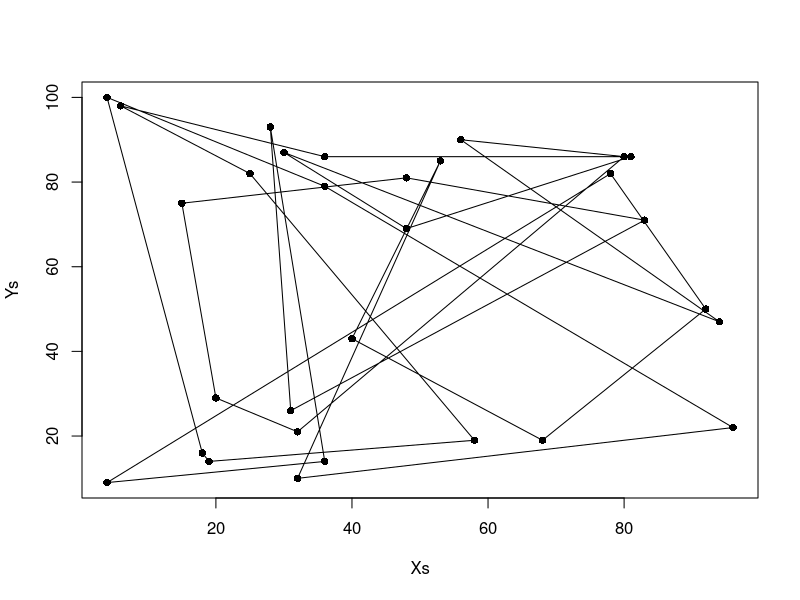
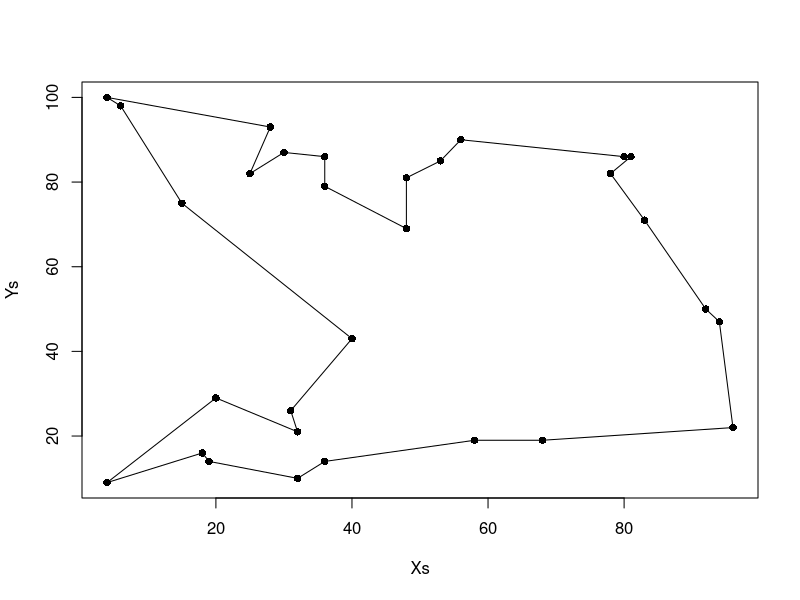

Generate these figures, in order, with R:

tabuTSP<-function(size = 10, iters = 100, objFunc = NULL, config = NULL,
                  neigh = size^2, listSize = 9, nRestarts = 10, repeatAll = 1,
                  verbose = FALSE,dist=NULL)
{
  if (size < 2) { 
    stop("error: config too short!")
  }
  if(is.null(dist)){
    stop("error: must provide a distance matrix")
  }
  if (iters < 2) { 
    stop("error: not enough iterations!")
  }
  if (listSize >= size) { 
    stop("error: listSize too big!")
  }
  if (neigh > size^2) { 
    stop("error: too many neighbours!")
  }
  if (is.null(objFunc)) { 
    stop("A evaluation function must be provided. See the objFunc parameter.")
  }
  if (is.null(config)) {
    #config<-getGreedy(size,dist)
    values<-numeric(size)
    confs<-matrix(0,size,size)
    for(i in 1:size){
      vec<-getGreedy(size,dist,i)
      values[i]<-objFunc(vec,dist)
      confs[i,]<-vec
    }
    #values[which.max(values)]
    config<-confs[which.max(values),]
  }
  else if (size != length(config)) {
    stop("Length of the starting configuration != size")
  }
  if (repeatAll < 1) {
    stop("error: repeatAll must be > 0")
  }
  if(size!=length(d[1,])){
    stop("Size and dimensions of distance matrix do not match")
  }
  iter <- 1 
  configKeep <- matrix(0, repeatAll * iters * (nRestarts + 3), size) 
  eUtilityKeep <- vector(, repeatAll * iters * (nRestarts + 3)) 
  for (j in 1:repeatAll) { 
    if (j > 1) { 
      config<-rbind(getRandom(size))
    }
    tabuList <- matrix(0, 1, size^2) 
    listOrder <- matrix(0, 1, listSize^2)
    eUtility <- objFunc(config,dist) 
    aspiration <- eUtility 
    
    
    preliminarySearch <- function() {
      configKeep[iter, ] <- config 
      eUtilityKeep[iter] <- eUtility 
      iter <- iter + 1 
      for (i in 2:iters) { 
        neighboursEUtility <- matrix(0, 1, size^2) 
        configTemp <- t(matrix(config, size, neigh)) 
        Neighbours <- c(1:(size^2))
        #print(configTemp)
        if(size>=60){
          configTemp<-findConfP(config)
        }else{
          configTemp<-findConf(config)
        }
        #print(configTemp)
        neighboursEUtility[Neighbours] <- apply(configTemp, 1,objFunc,d=dist)
        
        maxNontaboo <- max(neighboursEUtility[tabuList == 0]) 
        if(length(neighboursEUtility[tabuList==1])==0){ 
          maxTaboo<-(-2147483647)
        }else{
          maxTaboo <- max(neighboursEUtility[tabuList == 1]) 
        }
        move <- ifelse(maxTaboo > maxNontaboo & maxTaboo > aspiration, 
                       
                       ifelse(length(which(neighboursEUtility == maxTaboo)) == 1, 
                              which(neighboursEUtility == maxTaboo), 
                              sample(which(neighboursEUtility == maxTaboo), 1)),
                       
                       ifelse(length(which(neighboursEUtility == maxNontaboo & tabuList == 0)) == 1,
                              which(neighboursEUtility == maxNontaboo & tabuList==0), 
                              sample(which(neighboursEUtility == maxNontaboo & tabuList==0), 1)) 
                       
        ) 
        
        
        if (eUtility >= neighboursEUtility[move]) { 
          tabuList[move] <- 1 
          if (sum(tabuList) > listSize^2) { 
            tabuList[listOrder[1]] <- 0 
            listOrder[1:listSize] <- c(listOrder[2:listSize], 0) 
          }
          listOrder[min(which(listOrder == 0))] <- move
        }
        else if (neighboursEUtility[move] > aspiration)
          aspiration <- neighboursEUtility[move]
        eUtility <- neighboursEUtility[move] 
        
        config<-configTemp[move,]
        configKeep[iter, ] <- config 
        eUtilityKeep[iter] <- eUtility 
        iter <- iter + 1 
      }
      result = list(aspiration = aspiration, configKeep = configKeep, eUtilityKeep = eUtilityKeep, iter = iter)
      return(result)
    }
    
    
    if (verbose) 
      cat("Preliminary search stage...\n")
    
    result <- preliminarySearch() 
    aspiration <- result$aspiration 
    configKeep <- result$configKeep 
    eUtilityKeep <- result$eUtilityKeep 
    iter <- result$iter 
    temp_asp <- -2147483647
    restarts <- 0 
    
    
    while (temp_asp < aspiration & restarts < nRestarts) { 
      if (verbose)
        cat("Intensification stage...\n")
      eUtility <- max(eUtilityKeep[which(eUtilityKeep!=0)]) 
      temp_asp <- aspiration 
      config <- configKeep[max(which(eUtilityKeep == eUtility)), ] 
      result <- preliminarySearch() 
      aspiration <- result$aspiration 
      configKeep <- result$configKeep
      eUtilityKeep <- result$eUtilityKeep
      iter <- result$iter
      restarts <- restarts + 1 
    }
    if (verbose)
      cat("Diversification stage...\n")
    
    
    config<-rbind(getRandom(size))
    
    eUtility <- objFunc(config,dist) 
    
    frequent <- apply(configKeep, 2, function(x) sum(diff(x) != 0)) 
    
    tempTabuList <- as.numeric(rank(frequent, ties.method = "random") > (size - listSize)) 
    
    tabuList<-tl(tempTabuList) 
    
    listOrder <- sample(which(tabuList==1), listSize^2) 
    
    result <- preliminarySearch() 
    iter <- result$iter
    configKeep <- result$configKeep
    eUtilityKeep <- result$eUtilityKeep
    
  }
  
  endResult <- list(type = "binary configuration", configKeep = configKeep[1:(iter - 1), ], eUtilityKeep = eUtilityKeep[1:(iter - 1)], iters = iters, neigh = neigh, listSize = listSize, repeatAll = repeatAll)
  class(endResult) = "tabu"
  return(endResult)
  
}


evaluate<-function(v,d){
  pathLength<-0
  for(i in 1:length(v)){
    pathLength<-pathLength+(d[i,which(v==i)]) 
  }
  return(-1*pathLength)
}

findConf<-function(v){ #non-parallel neighbour finding
  m<-matrix(v,1,length(v))
  
  for(i in 1:length(v)){
    for(j in 1:length(v)){
      m<-rbind(m,swap(v,i,j))
    }
  }
  return(m[2:nrow(m),])
}
findConfP<-function(v){ #parallel neighbour finding
  if(!"foreach" %in% rownames(installed.packages())){
    install.packages("foreach")
  }
  if("doParallel" %in% rownames(installed.packages())){
    install.packages("doParallel")
  }
  nc<-detectCores()-1
  cl<-makeCluster(nc)
  library(doParallel)
  library(foreach)
  m<-matrix(v,1,length(v))
  avec<-c(1:length(v))
  bvec<-c(1:length(v))
  mt<-
    foreach(b=bvec, .combine='rbind')%:%
    foreach(a=avec, .combine='rbind', .export='Pswap') %dopar%{
      Pswap(m,a,b)
    }
  stopCluster(cl)
  return(mt)
}


swap<-function(v,X1,X2){ 
  originalV<-v
  if(X1==X2){
    return(v)
  }
  X1p<-v[X1] 
  if(X1p==X2){ 
    return(v)
  }
  pX1<-which(v==X1) 
  pX2<-which(v==X2) 
  v[pX1]<-X1p 
  v[X1]<-X2 
  v[pX2]<-X1 
  bool<-T 
  for(i in 1:length(v)){
    if(v[i]==i){
      bool<-F
    }
  }
  
  if(bool==F){ 
    return(originalV)
  }
  return(v)
}

tl<-function(b){ 
  v<-numeric(length(b)^2)
  track<-1
  for(i in 1:length(b)){
    if(b[i]==1){
      v[track:(track+length(b)-1)]<-1
      track<-(track+length(b))
    }else{
      track<-(track+length(b))
    }
  }
  return(v)
}

generate<-function(size){
  v<-numeric(size) 
  t<-c(1:size) 
  for(i in 1:size){
    exc<-c(i,v,which(v==i)) 
    
    temp<-t[-exc] 
    
    if(i==size && (temp==size || length(temp)==0)){ 
      v<-generate(size) 
    }else{
      if(length(temp)==1){
        v[i]<-temp
      }else{
        v[i]<-sample(t[-exc],1) 
      }
    }
    
  }
  return(v)
}

getRandom<-function(size){
  loop<-T
  v<-numeric(size)
  while(loop){
    v<-generate(size)
    if(valid(v)==T){
      return(v)
    }
  }
}

valid<-function(b){ 
  if(length(b)<1){
    return(F)
  }else if(length(b)==1){
    return(T)
  }else{
    track<-1
    max<-length(b)
    bool<-T 
    visited<-numeric(length(b))
    current<-1
    for(i in 1:max){
      visited[i]<-b[current] 
      current<-b[current]
      
    }
    
  }
  
  return(!any(duplicated(visited)))
}
getPath<-function(size,resM){
  visited<-numeric(size)
  current<-1
  for(i in 1:size){
    visited[i]<-resM[current] 
    current<-resM[current]
  }
  cycle<-c(1,visited)
  return(rbind(cycle))
}

getGreedy<-function(size,d,start){
  diag(d)<-diag(d)+.Machine$integer.max
  v<-numeric(size)
  track<-start
  exc<-numeric(size)
  exc[1]<-start
  for(i in 1:size){
    exc<-c(track,exc)
    if(i==size){
      v[track]<-start
    }else{
      if(length(d[track,-exc])==1){ #it was being forced to a vector when there was length 1 and it was causing issues with "names()"
        vect2<-which(d[track,]==d[track,-exc]) #PROBLEM this can produce more than 1 number when there is 2 numbers exactly the same in the same row
        pos<-setdiff(vect2,exc) #This takes the differene between the 2 vectors i.e removes the excluded towns from vect2 (if an excluded town has exactly the same distance it can be included)
        v[track]<-pos
      }else{
        v[track]<-as.integer(names(which.min(d[track,-exc])))
      }
      track<-v[track]
    }
  }
  return(v)
}

summ<-function (object, verbose = FALSE, ...)
{
  tabuObject <- object
  nVars <- rowSums(tabuObject$configKeep)
  nSelect <- colSums(tabuObject$configKeep)
  uniqueConfig <- dim(unique(tabuObject$configKeep))[1]
  output <- paste("Tabu Settings", "\n", "  Type                                       = ",
                  tabuObject$type, "\n", "  No of algorithm repeats                    = ",
                  tabuObject$repeatAll, "\n", "  No of iterations at each prelim search     = ",
                  tabuObject$iters, "\n", "  Total no of iterations                     = ",
                  length(nVars), "\n", "  No of unique best configurations           = ",
                  uniqueConfig, "\n", "  Tabu list size                             = ",
                  tabuObject$listSize, "\n", "  Configuration length                       = ",
                  length(nSelect), "\n", "  No of neighbours visited at each iteration = ",
                  tabuObject$neigh, "\n", sep = "")
  maxObjFunction <- max(tabuObject$eUtilityKeep)
  optimumNVars <- nVars[which(tabuObject$eUtilityKeep == max(tabuObject$eUtilityKeep))]
  optimumIteration <- which(tabuObject$eUtilityKeep == max(tabuObject$eUtilityKeep))
  if(length(optimumIteration)==1){
    optimumConfig <- matrix(tabuObject$configKeep[optimumIteration, ],1,length(nSelect))
  }else{
    optimumConfig<-tabuObject$configKeep[optimumIteration, ]
  }
  optionPart <- paste("Results:", "\n", "  Shortest path found              = ",
                      -1*maxObjFunction, "\n", "  Occurs # of times                = ",
                      length(optimumNVars), "\n", "  Optimum number of variables      = ",
                      unique(optimumNVars), "\n", sep = "")
  cat(output)
  cat(optionPart)
  if (verbose) {
    cat(paste("Optimum configuration found:", "\n"))
    print(unique(optimumConfig))
    cat(paste("Optimum path found:","\n"))
    print(getPath(length(nSelect),tabuObject$configKeep[which.max(tabuObject$eUtilityKeep),]))
  }
}


Xs<-sample(1:100,30,replace=T) 
Ys<-sample(1:100,30,replace=T) 
Ps<-cbind(Xs,Ys) 
d<-as.matrix(dist(Ps))

m<-as.matrix(eurodist)
rownames(m)<-c(1:21)
colnames(m)<-c(1:21)


#time<-proc.time()
res<-tabuTSP(size=30,iters=50,objFunc=evaluate,listSize=20,nRestarts=10,repeatAll=1,dist=d)
summ(res, verbose=T) #Worked for 125 towns, took approx 90 minutes
#proc.time()-time

plot(Ps,col="black",pch=16)
adjXs<-c(Xs,Xs[1])
adjYs<-c(Ys,Ys[1])
lines(adjXs,adjYs)
resM<-res$configKeep[which.max(res$eUtilityKeep),]

newPs<-function(Ps,resM){
  visited<-numeric(length(Ps[,1]))
  current<-1
  for(i in 1:length(Ps[,1])){
    visited[i]<-resM[current]
    current<-resM[current]
  }
  cycle<-c(1,visited)
  Xs<-Ps[cycle,1]
  Ys<-Ps[cycle,2]
  plot(Ps,col="black",pch=16)
  lines(Xs,Ys)
}
newPs(Ps,resM)